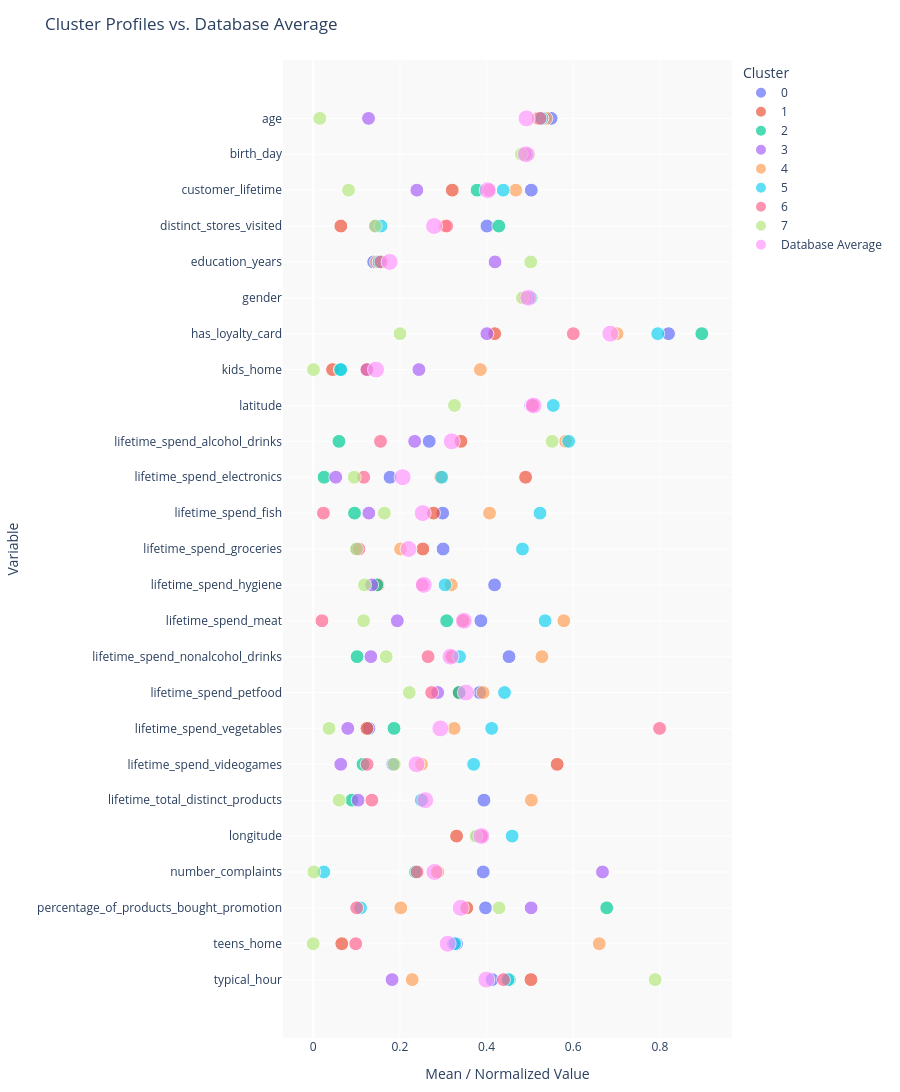

Here is the notebook cell this chart was saved with:
### Code cell
plot_all_clusters_profile_plotly(vars, cluster_avg, database_avg)

### Figure 1 — Plotly figure (JSON) as saved in the notebook; plotly's stock layout.template omitted (floating-point values rounded to 4 significant figures)
{"data": [{"customdata": [[0, 8], [0, 8], [0, 8], [0, 8], [0, 8], [0, 8], [0, 8], [0, 8], [0, 8], [0, 8], [0, 8], [0, 8], [0, 8], [0, 8], [0, 8], [0, 8], [0, 8], [0, 8], [0, 8], [0, 8], [0, 8], [0, 8], [0, 8], [0, 8], [0, 8]], "hovertemplate": "Cluster=%{customdata[0]}<br>Value=%{x:.2f}<br>Variable=%{y}<extra></extra>", "legendgroup": "0", "marker": {"color": "#636efa", "size": [8, 8, 8, 8, 8, 8, 8, 8, 8, 8, 8, 8, 8, 8, 8, 8, 8, 8, 8, 8, 8, 8, 8, 8, 8], "sizemode": "area", "sizeref": 0.08333, "symbol": "circle"}, "mode": "markers", "name": "0", "orientation": "h", "showlegend": true, "type": "scatter", "x": [0.5489, 0.4873, 0.5033, 0.4009, 0.1395, 0.497, 0.8199, 0.1241, 0.502, 0.2677, 0.1773, 0.2987, 0.2997, 0.4186, 0.3869, 0.4518, 0.3841, 0.1284, 0.1839, 0.394, 0.3794, 0.3924, 0.3976, 0.3307, 0.4128], "xaxis": "x", "y": ["age", "birth_day", "customer_lifetime", "distinct_stores_visited", "education_years", "gender", "has_loyalty_card", "kids_home", "latitude", "lifetime_spend_alcohol_drinks", "lifetime_spend_electronics", "lifetime_spend_fish", "lifetime_spend_groceries", "lifetime_spend_hygiene", "lifetime_spend_meat", "lifetime_spend_nonalcohol_drinks", "lifetime_spend_petfood", "lifetime_spend_vegetables", "lifetime_spend_videogames", "lifetime_total_distinct_products", "longitude", "number_complaints", "percentage_of_products_bought_promotion", "teens_home", "typical_hour"], "yaxis": "y"}, {"customdata": [[1, 8], [1, 8], [1, 8], [1, 8], [1, 8], [1, 8], [1, 8], [1, 8], [1, 8], [1, 8], [1, 8], [1, 8], [1, 8], [1, 8], [1, 8], [1, 8], [1, 8], [1, 8], [1, 8], [1, 8], [1, 8], [1, 8], [1, 8], [1, 8], [1, 8]], "hovertemplate": "Cluster=%{customdata[0]}<br>Value=%{x:.2f}<br>Variable=%{y}<extra></extra>", "legendgroup": "1", "marker": {"color": "#EF553B", "size": [8, 8, 8, 8, 8, 8, 8, 8, 8, 8, 8, 8, 8, 8, 8, 8, 8, 8, 8, 8, 8, 8, 8, 8, 8], "sizemode": "area", "sizeref": 0.08333, "symbol": "circle"}, "mode": "markers", "name": "1", "orientation": "h", "showlegend": true, "type": "scatter", "x": [0.5192, 0.4953, 0.3209, 0.0638, 0.1577, 0.4993, 0.4187, 0.04465, 0.509, 0.3409, 0.4901, 0.2776, 0.253, 0.1493, 0.3461, 0.3198, 0.3363, 0.124, 0.5629, 0.2515, 0.3309, 0.2876, 0.3544, 0.06593, 0.5025], "xaxis": "x", "y": ["age", "birth_day", "customer_lifetime", "distinct_stores_visited", "education_years", "gender", "has_loyalty_card", "kids_home", "latitude", "lifetime_spend_alcohol_drinks", "lifetime_spend_electronics", "lifetime_spend_fish", "lifetime_spend_groceries", "lifetime_spend_hygiene", "lifetime_spend_meat", "lifetime_spend_nonalcohol_drinks", "lifetime_spend_petfood", "lifetime_spend_vegetables", "lifetime_spend_videogames", "lifetime_total_distinct_products", "longitude", "number_complaints", "percentage_of_products_bought_promotion", "teens_home", "typical_hour"], "yaxis": "y"}, {"customdata": [[2, 8], [2, 8], [2, 8], [2, 8], [2, 8], [2, 8], [2, 8], [2, 8], [2, 8], [2, 8], [2, 8], [2, 8], [2, 8], [2, 8], [2, 8], [2, 8], [2, 8], [2, 8], [2, 8], [2, 8], [2, 8], [2, 8], [2, 8], [2, 8], [2, 8]], "hovertemplate": "Cluster=%{customdata[0]}<br>Value=%{x:.2f}<br>Variable=%{y}<extra></extra>", "legendgroup": "2", "marker": {"color": "#00cc96", "size": [8, 8, 8, 8, 8, 8, 8, 8, 8, 8, 8, 8, 8, 8, 8, 8, 8, 8, 8, 8, 8, 8, 8, 8, 8], "sizemode": "area", "sizeref": 0.08333, "symbol": "circle"}, "mode": "markers", "name": "2", "orientation": "h", "showlegend": true, "type": "scatter", "x": [0.5271, 0.4846, 0.3782, 0.4283, 0.1525, 0.5031, 0.8967, 0.06254, 0.5053, 0.05944, 0.02512, 0.09536, 0.1017, 0.1469, 0.308, 0.1014, 0.337, 0.1864, 0.1149, 0.08948, 0.3897, 0.2361, 0.6773, 0.3257, 0.4526], "xaxis": "x", "y": ["age", "birth_day", "customer_lifetime", "distinct_stores_visited", "education_years", "gender", "has_loyalty_card", "kids_home", "latitude", "lifetime_spend_alcohol_drinks", "lifetime_spend_electronics", "lifetime_spend_fish", "lifetime_spend_groceries", "lifetime_spend_hygiene", "lifetime_spend_meat", "lifetime_spend_nonalcohol_drinks", "lifetime_spend_petfood", "lifetime_spend_vegetables", "lifetime_spend_videogames", "lifetime_total_distinct_products", "longitude", "number_complaints", "percentage_of_products_bought_promotion", "teens_home", "typical_hour"], "yaxis": "y"}, {"customdata": [[3, 8], [3, 8], [3, 8], [3, 8], [3, 8], [3, 8], [3, 8], [3, 8], [3, 8], [3, 8], [3, 8], [3, 8], [3, 8], [3, 8], [3, 8], [3, 8], [3, 8], [3, 8], [3, 8], [3, 8], [3, 8], [3, 8], [3, 8], [3, 8], [3, 8]], "hovertemplate": "Cluster=%{customdata[0]}<br>Value=%{x:.2f}<br>Variable=%{y}<extra></extra>", "legendgroup": "3", "marker": {"color": "#ab63fa", "size": [8, 8, 8, 8, 8, 8, 8, 8, 8, 8, 8, 8, 8, 8, 8, 8, 8, 8, 8, 8, 8, 8, 8, 8, 8], "sizemode": "area", "sizeref": 0.08333, "symbol": "circle"}, "mode": "markers", "name": "3", "orientation": "h", "showlegend": true, "type": "scatter", "x": [0.1277, 0.4971, 0.2391, 0.1447, 0.4196, 0.4916, 0.4008, 0.2439, 0.5072, 0.2341, 0.05209, 0.1284, 0.1013, 0.135, 0.1941, 0.133, 0.2872, 0.07986, 0.06363, 0.1036, 0.3886, 0.6675, 0.5029, 0.324, 0.182], "xaxis": "x", "y": ["age", "birth_day", "customer_lifetime", "distinct_stores_visited", "education_years", "gender", "has_loyalty_card", "kids_home", "latitude", "lifetime_spend_alcohol_drinks", "lifetime_spend_electronics", "lifetime_spend_fish", "lifetime_spend_groceries", "lifetime_spend_hygiene", "lifetime_spend_meat", "lifetime_spend_nonalcohol_drinks", "lifetime_spend_petfood", "lifetime_spend_vegetables", "lifetime_spend_videogames", "lifetime_total_distinct_products", "longitude", "number_complaints", "percentage_of_products_bought_promotion", "teens_home", "typical_hour"], "yaxis": "y"}, {"customdata": [[4, 8], [4, 8], [4, 8], [4, 8], [4, 8], [4, 8], [4, 8], [4, 8], [4, 8], [4, 8], [4, 8], [4, 8], [4, 8], [4, 8], [4, 8], [4, 8], [4, 8], [4, 8], [4, 8], [4, 8], [4, 8], [4, 8], [4, 8], [4, 8], [4, 8]], "hovertemplate": "Cluster=%{customdata[0]}<br>Value=%{x:.2f}<br>Variable=%{y}<extra></extra>", "legendgroup": "4", "marker": {"color": "#FFA15A", "size": [8, 8, 8, 8, 8, 8, 8, 8, 8, 8, 8, 8, 8, 8, 8, 8, 8, 8, 8, 8, 8, 8, 8, 8, 8], "sizemode": "area", "sizeref": 0.08333, "symbol": "circle"}, "mode": "markers", "name": "4", "orientation": "h", "showlegend": true, "type": "scatter", "x": [0.5369, 0.4968, 0.4675, 0.3036, 0.1463, 0.4966, 0.7012, 0.3857, 0.5074, 0.5823, 0.294, 0.4069, 0.2016, 0.3186, 0.5783, 0.5277, 0.3921, 0.3253, 0.2499, 0.5034, 0.3868, 0.2864, 0.2021, 0.66, 0.2285], "xaxis": "x", "y": ["age", "birth_day", "customer_lifetime", "distinct_stores_visited", "education_years", "gender", "has_loyalty_card", "kids_home", "latitude", "lifetime_spend_alcohol_drinks", "lifetime_spend_electronics", "lifetime_spend_fish", "lifetime_spend_groceries", "lifetime_spend_hygiene", "lifetime_spend_meat", "lifetime_spend_nonalcohol_drinks", "lifetime_spend_petfood", "lifetime_spend_vegetables", "lifetime_spend_videogames", "lifetime_total_distinct_products", "longitude", "number_complaints", "percentage_of_products_bought_promotion", "teens_home", "typical_hour"], "yaxis": "y"}, {"customdata": [[5, 8], [5, 8], [5, 8], [5, 8], [5, 8], [5, 8], [5, 8], [5, 8], [5, 8], [5, 8], [5, 8], [5, 8], [5, 8], [5, 8], [5, 8], [5, 8], [5, 8], [5, 8], [5, 8], [5, 8], [5, 8], [5, 8], [5, 8], [5, 8], [5, 8]], "hovertemplate": "Cluster=%{customdata[0]}<br>Value=%{x:.2f}<br>Variable=%{y}<extra></extra>", "legendgroup": "5", "marker": {"color": "#19d3f3", "size": [8, 8, 8, 8, 8, 8, 8, 8, 8, 8, 8, 8, 8, 8, 8, 8, 8, 8, 8, 8, 8, 8, 8, 8, 8], "sizemode": "area", "sizeref": 0.08333, "symbol": "circle"}, "mode": "markers", "name": "5", "orientation": "h", "showlegend": true, "type": "scatter", "x": [0.5277, 0.4925, 0.4385, 0.1564, 0.1519, 0.496, 0.795, 0.06371, 0.5539, 0.5895, 0.2965, 0.5234, 0.4828, 0.3043, 0.5352, 0.3378, 0.4415, 0.4118, 0.3702, 0.2495, 0.4591, 0.02445, 0.1092, 0.3271, 0.4492], "xaxis": "x", "y": ["age", "birth_day", "customer_lifetime", "distinct_stores_visited", "education_years", "gender", "has_loyalty_card", "kids_home", "latitude", "lifetime_spend_alcohol_drinks", "lifetime_spend_electronics", "lifetime_spend_fish", "lifetime_spend_groceries", "lifetime_spend_hygiene", "lifetime_spend_meat", "lifetime_spend_nonalcohol_drinks", "lifetime_spend_petfood", "lifetime_spend_vegetables", "lifetime_spend_videogames", "lifetime_total_distinct_products", "longitude", "number_complaints", "percentage_of_products_bought_promotion", "teens_home", "typical_hour"], "yaxis": "y"}, {"customdata": [[6, 8], [6, 8], [6, 8], [6, 8], [6, 8], [6, 8], [6, 8], [6, 8], [6, 8], [6, 8], [6, 8], [6, 8], [6, 8], [6, 8], [6, 8], [6, 8], [6, 8], [6, 8], [6, 8], [6, 8], [6, 8], [6, 8], [6, 8], [6, 8], [6, 8]], "hovertemplate": "Cluster=%{customdata[0]}<br>Value=%{x:.2f}<br>Variable=%{y}<extra></extra>", "legendgroup": "6", "marker": {"color": "#FF6692", "size": [8, 8, 8, 8, 8, 8, 8, 8, 8, 8, 8, 8, 8, 8, 8, 8, 8, 8, 8, 8, 8, 8, 8, 8, 8], "sizemode": "area", "sizeref": 0.08333, "symbol": "circle"}, "mode": "markers", "name": "6", "orientation": "h", "showlegend": true, "type": "scatter", "x": [0.5234, 0.4886, 0.406, 0.308, 0.1562, 0.4888, 0.6002, 0.1238, 0.506, 0.1554, 0.1165, 0.02356, 0.1055, 0.2518, 0.02018, 0.2651, 0.2734, 0.7992, 0.1244, 0.1353, 0.3886, 0.2397, 0.1004, 0.0982, 0.4392], "xaxis": "x", "y": ["age", "birth_day", "customer_lifetime", "distinct_stores_visited", "education_years", "gender", "has_loyalty_card", "kids_home", "latitude", "lifetime_spend_alcohol_drinks", "lifetime_spend_electronics", "lifetime_spend_fish", "lifetime_spend_groceries", "lifetime_spend_hygiene", "lifetime_spend_meat", "lifetime_spend_nonalcohol_drinks", "lifetime_spend_petfood", "lifetime_spend_vegetables", "lifetime_spend_videogames", "lifetime_total_distinct_products", "longitude", "number_complaints", "percentage_of_products_bought_promotion", "teens_home", "typical_hour"], "yaxis": "y"}, {"customdata": [[7, 8], [7, 8], [7, 8], [7, 8], [7, 8], [7, 8], [7, 8], [7, 8], [7, 8], [7, 8], [7, 8], [7, 8], [7, 8], [7, 8], [7, 8], [7, 8], [7, 8], [7, 8], [7, 8], [7, 8], [7, 8], [7, 8], [7, 8], [7, 8], [7, 8]], "hovertemplate": "Cluster=%{customdata[0]}<br>Value=%{x:.2f}<br>Variable=%{y}<extra></extra>", "legendgroup": "7", "marker": {"color": "#B6E880", "size": [8, 8, 8, 8, 8, 8, 8, 8, 8, 8, 8, 8, 8, 8, 8, 8, 8, 8, 8, 8, 8, 8, 8, 8, 8], "sizemode": "area", "sizeref": 0.08333, "symbol": "circle"}, "mode": "markers", "name": "7", "orientation": "h", "showlegend": true, "type": "scatter", "x": [0.01522, 0.4804, 0.08158, 0.1429, 0.5019, 0.4828, 0.2003, 0.0006158, 0.326, 0.5513, 0.09475, 0.1643, 0.09977, 0.1184, 0.1162, 0.1685, 0.2217, 0.03654, 0.187, 0.05993, 0.3756, 0.001533, 0.4287, 0, 0.7891], "xaxis": "x", "y": ["age", "birth_day", "customer_lifetime", "distinct_stores_visited", "education_years", "gender", "has_loyalty_card", "kids_home", "latitude", "lifetime_spend_alcohol_drinks", "lifetime_spend_electronics", "lifetime_spend_fish", "lifetime_spend_groceries", "lifetime_spend_hygiene", "lifetime_spend_meat", "lifetime_spend_nonalcohol_drinks", "lifetime_spend_petfood", "lifetime_spend_vegetables", "lifetime_spend_videogames", "lifetime_total_distinct_products", "longitude", "number_complaints", "percentage_of_products_bought_promotion", "teens_home", "typical_hour"], "yaxis": "y"}, {"customdata": [["Database Average", 12], ["Database Average", 12], ["Database Average", 12], ["Database Average", 12], ["Database Average", 12], ["Database Average", 12], ["Database Average", 12], ["Database Average", 12], ["Database Average", 12], ["Database Average", 12], ["Database Average", 12], ["Database Average", 12], ["Database Average", 12], ["Database Average", 12], ["Database Average", 12], ["Database Average", 12], ["Database Average", 12], ["Database Average", 12], ["Database Average", 12], ["Database Average", 12], ["Database Average", 12], ["Database Average", 12], ["Database Average", 12], ["Database Average", 12], ["Database Average", 12]], "hovertemplate": "Cluster=%{customdata[0]}<br>Value=%{x:.2f}<br>Variable=%{y}<extra></extra>", "legendgroup": "Database Average", "marker": {"color": "#FF97FF", "size": [12, 12, 12, 12, 12, 12, 12, 12, 12, 12, 12, 12, 12, 12, 12, 12, 12, 12, 12, 12, 12, 12, 12, 12, 12], "sizemode": "area", "sizeref": 0.08333, "symbol": "circle"}, "mode": "markers", "name": "Database Average", "orientation": "h", "showlegend": true, "type": "scatter", "x": [0.4923, 0.4909, 0.4028, 0.2789, 0.1763, 0.4964, 0.6855, 0.145, 0.5085, 0.3196, 0.2064, 0.2526, 0.2199, 0.2553, 0.3476, 0.3167, 0.3525, 0.2934, 0.2384, 0.2586, 0.3878, 0.2797, 0.3403, 0.3102, 0.3995], "xaxis": "x", "y": ["age", "birth_day", "customer_lifetime", "distinct_stores_visited", "education_years", "gender", "has_loyalty_card", "kids_home", "latitude", "lifetime_spend_alcohol_drinks", "lifetime_spend_electronics", "lifetime_spend_fish", "lifetime_spend_groceries", "lifetime_spend_hygiene", "lifetime_spend_meat", "lifetime_spend_nonalcohol_drinks", "lifetime_spend_petfood", "lifetime_spend_vegetables", "lifetime_spend_videogames", "lifetime_total_distinct_products", "longitude", "number_complaints", "percentage_of_products_bought_promotion", "teens_home", "typical_hour"], "yaxis": "y"}], "layout": {"height": 1100, "legend": {"itemsizing": "constant", "title": {"text": "Cluster"}, "tracegroupgap": 0}, "margin": {"b": 40, "l": 60, "r": 40, "t": 60}, "plot_bgcolor": "#f9f9f9", "title": {"text": "Cluster Profiles vs. Database Average"}, "xaxis": {"anchor": "y", "domain": [0, 1], "title": {"text": "Mean / Normalized Value"}}, "yaxis": {"anchor": "x", "autorange": "reversed", "domain": [0, 1], "title": {"text": "Variable"}}}}
